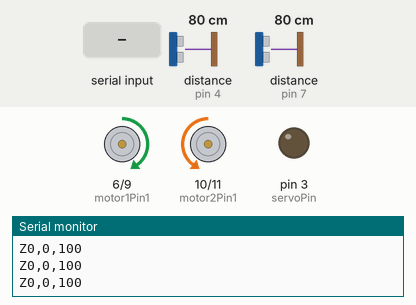
Recording of a sketch running on a simulated Arduino Uno, built with avr-gcc and run on an emulated ATmega328P. Shown: motor-driver pin pairs drawn as motors (green arrow = first pin HIGH = forward, orange = second pin HIGH = backward, longer = more drive), output pins drawn as LEDs (lit = HIGH), the last lines printed to the serial monitor. The test bench sets the inputs (shaded band); at power-on: distance to the obstacle (sensors on pin 4, pin 7) 80 cm. The echo pulse lasts 58.3 µs per cm.

Above: at 1.2 s.
1.3 s: distance to the obstacle (sensor on pin 4) set to 55 cm
2.8 s: distance to the obstacle (sensor on pin 4) set to 45 cm
At 3.5 s:
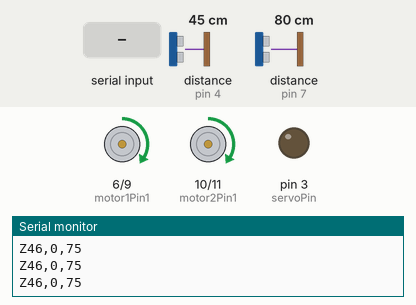
5.8 s: "1" received over Serial
At 5.95 s:
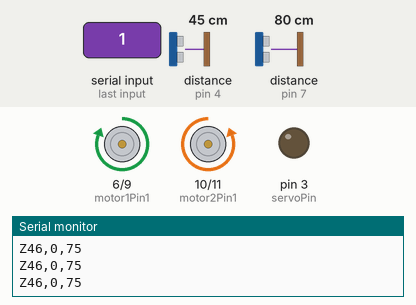
8.8 s: "2" received over Serial
At 8.94 s:
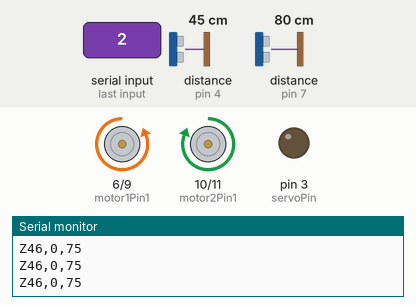
11.8 s: "3" received over Serial
At 11.94 s:
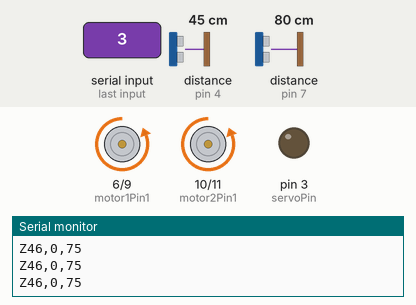
14.8 s: "4" received over Serial
Timing chart, 0 to 18.8 s (numbered marks = the images above; inputs shaded):
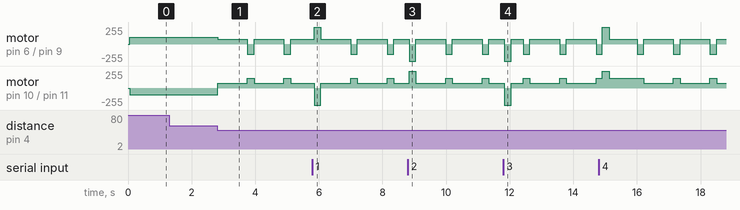

Measured:
- the behaviour switches between 51 and 50 cm on distance to the obstacle (sensor on pin 4) (found by bisection; images 0 and 1)
- after the input at 2.8 s, motor on pin 6 (motor1Pin1) / pin 9 (motor1Pin2): alternates backward 150/255 for 0.21 s and forward 75/255 for 0.94 s, starting at once; motor on pin 10 (motor2Pin1) / pin 11 (motor2Pin2): alternates forward 150/255 for 0.21 s and forward 75/255 for 0.94 s, starting at once

The sketch:

Broomba.ino
```cpp
#include <NewPing.h>

//Broomba Code
//Created July 20, 2016
//Terrible Hacks
// Kenneth Wong, Chris Choi, Nicholas Manna

//digital pins
#define servoPin   3
#define echo1      4
#define trigger1   5
#define motor1Pin1 6
#define echo2      7
#define trigger2   8
#define motor1Pin2 9
#define motor2Pin1 10
#define motor2Pin2 11

//analog pins
#define lightSensor1 14
#define lightSensor2 15

//global variables
//for ultrasonic sensors
unsigned int usTimeout = 5000;
byte maxCMDist = 50; //cm
long duration1 = 0;
long duration2 = 0;
int distInCM1 = 0;
int distInCM2 = 0;
NewPing sonar1(trigger1, echo1, maxCMDist);
NewPing sonar2(trigger2, echo2, maxCMDist);

//flag for anti-stuck
unsigned int stuck = false;

//serial variables for output
byte motorSpeed = 0;
String serialData = "";
int command = 0;

void setup() {
  Serial.begin(9600);
  pinMode(servoPin, OUTPUT);
  pinMode(echo1, INPUT);
  pinMode(trigger1, OUTPUT);
  pinMode(motor1Pin1, OUTPUT);
  pinMode(echo2, INPUT);
  pinMode(trigger2, OUTPUT);
  pinMode(motor1Pin2, OUTPUT);
  pinMode(motor2Pin1, OUTPUT);
  pinMode(motor2Pin2, OUTPUT);
  pinMode(lightSensor1, INPUT);
  pinMode(lightSensor2, INPUT);

}

void loop() {
  delay(50);
  if (Serial.available() > 0) {
    // read the incoming byte:
    command = Serial.read();
    if (command == 49) {
      serialData = "Manual mode Forward";
      moveForward(255,0,0,255);
      delay(200);
    }
    else if (command == 50) {
      serialData = "Manual mode Backward";
      moveBackward(0,255,255,0);
      delay(200);
    }
    else if (command == 51) {
      serialData = "Manual mode CW";
      rotateCW(0,255,0,255,5);
      delay(200);
    }
    else if (command == 52) {
      serialData = "Manual mode CCW";
      rotateCCW(255,0,255,0,5);
      delay(200);
    }
    for (byte i = 0; i < serialData.length(); i++)
    {
      Serial.write(serialData[i]);   // Push each char 1 by 1 on each loop pass
    }
      Serial.println("");
  }
//  Serial.print("Ultrasonic Sensor 1:");
//  Serial.println(ultrasonic1());
//  Serial.print("Ultrasonic Sensor 2:");
//  Serial.println(ultrasonic2());
  trackTarget();
  if (distInCM1 == 0) {
    if (distInCM2 == 0) {
//      Serial.println("No Target, Move Forward");
      moveForward(100,0,0,100);
      motorSpeed = 100;
      sendSerial();
    }
    else {
//        Serial.println("Rotate Slow CW");
        rotateCW(0,75,0,75,5);
        motorSpeed = 75;
        sendSerial();
    }
  }
  else {
    if (distInCM2 == 0) {
//        Serial.println("Rotate Slow CCW");
        rotateCCW(75,0,75,0,5);
        motorSpeed = 75;
        sendSerial();
    }
  }
  if (distInCM1 != 0 && distInCM2 != 0) {
    if (abs(distInCM1 - distInCM2) < 10 && distInCM1 < 40) {
//      Serial.println("Target Detected AND CLOSE");
      finisher();
    }
    else if (abs(distInCM1 - distInCM2) < 10){
//      Serial.println("Target Detected");
      moveForward(200,0,0,200);
      motorSpeed = 200;
      sendSerial();
    }
    else if ((distInCM1 - distInCM2) > 20) {
//        Serial.println("Rotate Slow CCW");
        rotateCCW(75,0,75,0,5);
        motorSpeed = 75;
        sendSerial();
    }
    else if ((distInCM2 - distInCM1) > 20) {
//      Serial.println("Rotate Slow CW");
      rotateCW(0,75,0,75,5);
      motorSpeed = 75;
      sendSerial();
    }
  }
}

//for both forward do m11=180 m12=0, m21=0, m22=180
void moveForward (int m11, int m12, int m21, int m22){
    analogWrite(motor1Pin1, m11);
    analogWrite(motor1Pin2, m12);
    analogWrite(motor2Pin1, m21);
    analogWrite(motor2Pin2, m22);
    stuck = 0;
}
//for both backward do m11=0 m12=180, m21=180, m22=0
void moveBackward (int m11, int m12, int m21, int m22){
    analogWrite(motor1Pin1, m11);
    analogWrite(motor1Pin2, m12);
    analogWrite(motor2Pin1, m21);
    analogWrite(motor2Pin2, m22);
    stuck = 0;
}
//for rotating clockwise do m11=0 m12=180, m21=0, m22=180
void rotateCW (int m11, int m12, int m21, int m22, int degree){
    analogWrite(motor1Pin1, m11);
    analogWrite(motor1Pin2, m12);
    analogWrite(motor2Pin1, m21);
    analogWrite(motor2Pin2, m22);
    delay(degree);
    stuck++;
    if (stuck > 15){
      moveBackward(0,150,150,0);
      delay(150);
      stuck = 0;
    }
}
//for rotating clockwise do m11=180 m12=0, m21=180, m22=0
void rotateCCW (int m11, int m12, int m21, int m22, int degree){
    analogWrite(motor1Pin1, m11);
    analogWrite(motor1Pin2, m12);
    analogWrite(motor2Pin1, m21);
    analogWrite(motor2Pin2, m22);
    delay(degree);
    stuck++;
    if (stuck > 15){
      moveBackward(0,150,150,0);
      delay(150);
      stuck = 0;
    }
}

void allStop(){
    analogWrite(motor1Pin1, 0);
    analogWrite(motor1Pin2, 0);
    analogWrite(motor2Pin1, 0);
    analogWrite(motor2Pin2, 0);
    //g
}

void finisher () {
//  Serial.println("Difference Threshold < 5, full speed ahead");
  moveForward(255,0,0,255);
  delay(400);
  motorSpeed = 255;
  sendSerial();
  moveBackward(0,150,150,0);
  delay(100);
  motorSpeed = 150;
  sendSerial();
}

byte ultrasonic1 () {
  return (sonar1.ping_cm());
}

byte ultrasonic2 () {
  return (sonar2.ping_cm());
}

void trackTarget(){
  distInCM1 = ultrasonic1();
  distInCM2 = ultrasonic2();
}

void sendSerial() {
  serialData = "Z" + String(distInCM1) + "," + String(distInCM2) + "," + String(motorSpeed);
  for (byte i = 0; i < serialData.length(); i++)
  {
    Serial.write(serialData[i]);   // Push each char 1 by 1 on each loop pass
  }
      Serial.println("");
}
```
